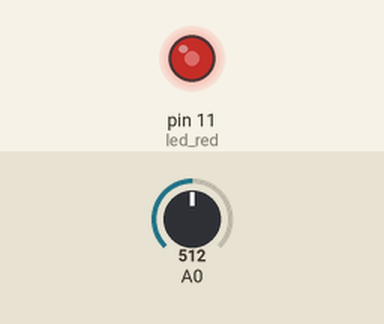
The sketch below on a simulated Arduino Uno, built with avr-gcc and run on an emulated ATmega328P. On the bench: output pins drawn as LEDs (lit = HIGH). The inputs (shaded band) are chosen by the test bench; at power-on: A0 = 512.

Above: at 1.2 s.
1.3 s: A0 set to 716
At 2.2 s:
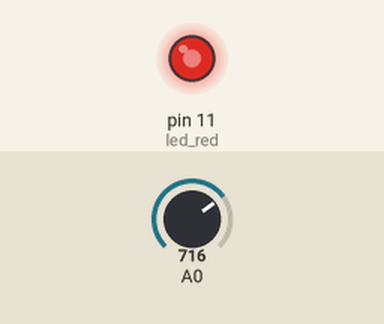
2.8 s: A0 set to 900
At 3.3 s:
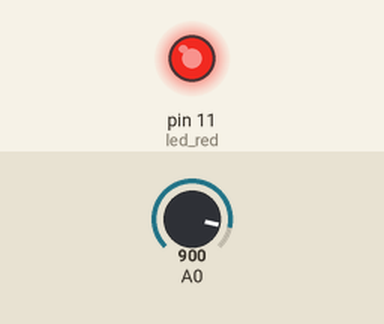
4.3 s: A0 set to 122
At 5.5 s:
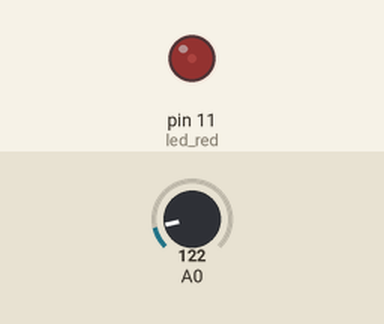
5.8 s: A0 set to 0
At 6.8 s:
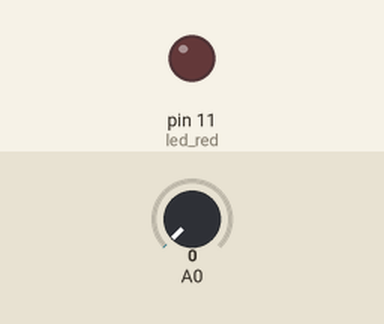
7.3 s: A0 set to 511
At 7.9 s:
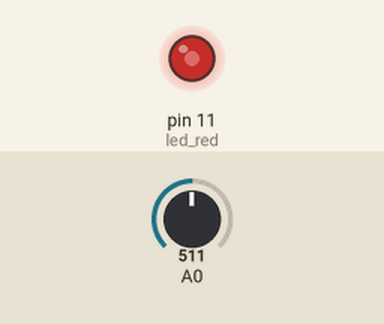
Timing chart, 0 to 9.8 s (numbered marks = the images above; inputs shaded):
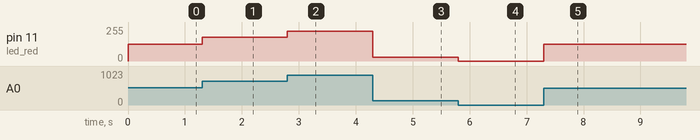

The sketch:

cds_ex02.ino
```cpp
int led_red = 11;

void setup() {
  pinMode(led_red, OUTPUT);
}

void loop() {
  int cds_val = map(analogRead(A0), 0, 1023, 0, 255);
  cds_val = constrain(cds_val, 0, 255);
  analogWrite(led_red, cds_val);
}
```

Measured:
- after the input at 1.3 s, pin 11 (led_red): 127/255 → 178/255 at once
- after the input at 2.8 s, pin 11 (led_red): 178/255 → 224/255 at once
- after the input at 4.3 s, pin 11 (led_red): 224/255 → 30/255 at once
- after the input at 5.8 s, pin 11 (led_red): 30/255 → 0/255 at once
- after the input at 7.3 s, pin 11 (led_red): 0/255 → 127/255 at once
